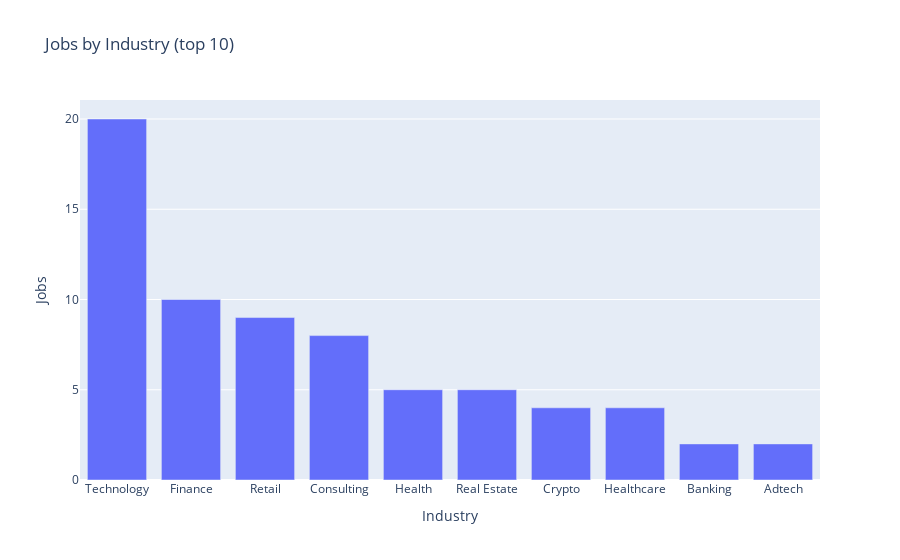

Notebook code cell kept with this figure:
### Code cell
industry = (
    df.groupby("Industry")["Company"]
    .nunique()
    .reset_index()
    .rename(columns={"Company": "Jobs"})
    .sort_values(by="Jobs", ascending=False)
    .head(10)
)

fig = px.bar(industry, title="Jobs by Industry (top 10)", x="Industry", y="Jobs")
fig.show()

### Figure 1 — Plotly figure (JSON) as saved in the notebook; plotly's stock layout.template omitted (floating-point values rounded to 4 significant figures)
{"data": [{"alignmentgroup": "True", "hovertemplate": "Industry=%{x}<br>Jobs=%{y}<extra></extra>", "legendgroup": "", "marker": {"color": "#636efa", "pattern": {"shape": ""}}, "name": "", "offsetgroup": "", "orientation": "v", "showlegend": false, "textposition": "auto", "type": "bar", "x": ["Technology", "Finance", "Retail", "Consulting", "Health", "Real Estate", "Crypto", "Healthcare", "Banking", "Adtech"], "xaxis": "x", "y": [20, 10, 9, 8, 5, 5, 4, 4, 2, 2], "yaxis": "y"}], "layout": {"barmode": "relative", "legend": {"tracegroupgap": 0}, "title": {"text": "Jobs by Industry (top 10)"}, "xaxis": {"anchor": "y", "domain": [0.0, 1.0], "title": {"text": "Industry"}}, "yaxis": {"anchor": "x", "domain": [0.0, 1.0], "title": {"text": "Jobs"}}}}
